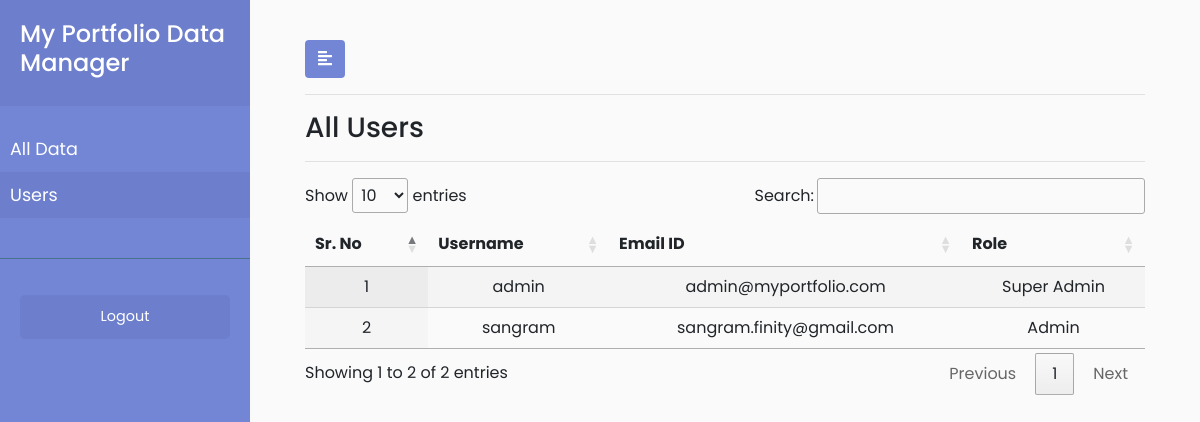
/users (signed in), run on an earlier commit of the app's database.
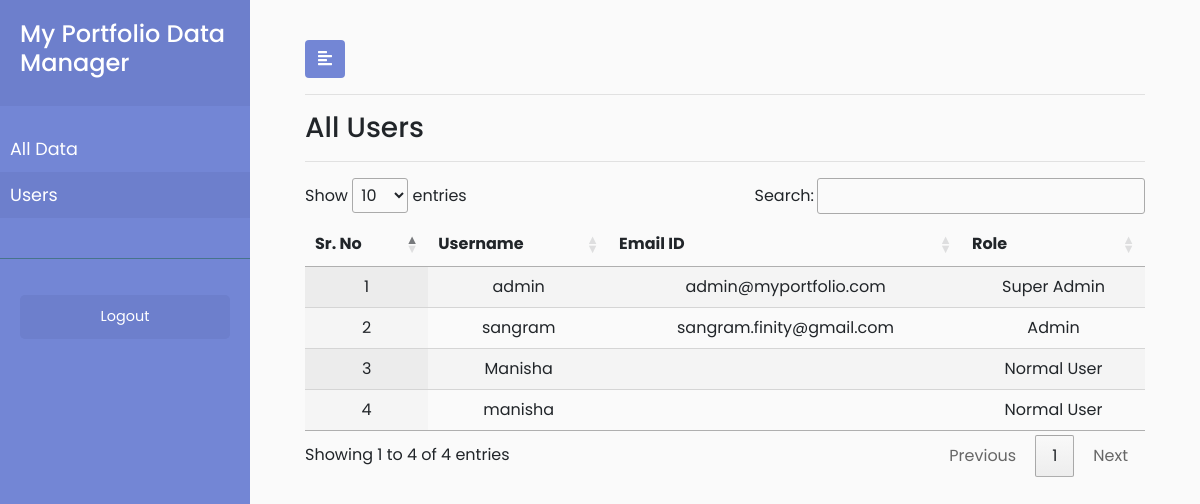
And on a later commit of the database.
### my_portfolio_website_app/models.py (models this page shows)
class CustomUser(AbstractUser):
    SUPER_ADMIN = 1
    ADMIN = 2
    NORMAL_USER = 3
    ROLE_CHOICES = (
      (SUPER_ADMIN,'super_admin'),
      (ADMIN,'admin'),
      (NORMAL_USER,'normal_user'),
    )
    role = models.PositiveSmallIntegerField(choices=ROLE_CHOICES,default=NORMAL_USER)
    name = models.CharField(max_length=264, blank='True')

### my_portfolio_website_app/views.py (the view)
# urls.py: path('users',views.users,name='users'),
@login_required(login_url='/login')
def users(request):
    users = CustomUser.objects.all()
    data = {'users':users}
    return render(request,'my_portfolio_website_app/users.html',data)

### my_portfolio_website_app/templates/my_portfolio_website_app/users.html (shortened to what this page needs)
{% extends 'my_portfolio_website_app/base1.html' %}
{% load static %}
{% block content %}
<h3>All Users</h3>
<hr>
<div>
    <table id="my_table" class="display" style="width:  100%;text-align: center;">
        <thead>
            <tr>
                <th>Sr. No</th>
                <th>Username</th>
                <th>Email ID</th>
                <th>Role</th>
            </tr>
        </thead>
        <tbody>
            {% for user in users %}
            <tr>
                <td>{{ forloop.counter }}</td>
                <td>{{ user.username }}</td>
                <td>{{ user.email }}</td>
                {% if user.role == 1 %}
                <td>Super Admin</td>
                {% elif user.role == 2 %}
                <td>Admin</td>
                {% else %}
                <td>Normal User</td>
                {% endif %}
            </tr>
            {% endfor %}
        </tbody>
    </table>
</div>
{% endblock %}

### my_portfolio_website_app/templates/my_portfolio_website_app/base1.html (shortened to what this page needs)
<!DOCTYPE html>
<html>
{% load static %}
<head>
    <link rel="stylesheet" href="https://stackpath.bootstrapcdn.com/bootstrap/4.1.0/css/bootstrap.min.css">
    <link rel="stylesheet" href="{% static 'my_portfolio_website_app/assets/css/style.css' %}">
    <link rel="stylesheet" href="https://cdnjs.cloudflare.com/ajax/libs/malihu-custom-scrollbar-plugin/3.1.5/jquery.mCustomScrollbar.min.css">
    <link rel="stylesheet" href=" https://cdn.datatables.net/1.10.19/css/jquery.dataTables.min.css">
    <link rel="stylesheet" href="https://cdn.datatables.net/fixedheader/3.1.5/css/fixedHeader.dataTables.min.css">
</head>
<body>
    <div class="wrapper">
        <nav id="sidebar">
            <div class="sidebar-header">
                <h4>My Portfolio Data Manager</h4>
            </div>
            <ul class="list-unstyled components">
                {% with url_name=request.resolver_match.url_name %}
                <li class="{% if url_name == 'all_data' %}active {% endif %}">
                    <a href="{% url 'my_portfolio_website_app:all_data' %}">All Data</a>
                </li>
                <li class="{% if url_name == 'users' %}active {% endif %}">
                    <a href="{% url 'my_portfolio_website_app:users' %}">Users</a>
                </li>
                <li>
                    <a href=""></a>
                </li>
                {% endwith %}
            </ul>
            <ul class="list-unstyled CTAs">
                <li>
                    <a href="{% url 'my_portfolio_website_app:logout' %}" class="btn" style="background-color: #6d7fcc">
                        <font color="#fff">Logout</font>
                    </a>
                </li>
            </ul>
        </nav>
        <div id="content">
            <div class="container-fluid">
                <button type="button" id="sidebarCollapse" class="btn" style="background-color: #7386D5;color: #fff">
                    <i class="fas fa-align-left"></i>
                </button>
                <hr>
                {% block content %}
                {% endblock %}
            </div>
        </div>
    </div>
</body>
</html>

### my_portfolio_website_app/static/my_portfolio_website_app/assets/css/style.css (style rules this page uses)
body { font-family: 'Poppins', sans-serif; background: #fafafa; }
a, a:hover, a:focus { color: inherit; text-decoration: none; transition: all 0.3s; }
.wrapper { display: flex; width: 100%; }
#sidebar { width: 250px; position: fixed; top: 0; left: 0; height: 100vh; z-index: 999; background: #7386D5; color: #fff; transition: all 0.3s; }
#sidebar .sidebar-header { padding: 20px; background: #6d7fcc; }
#sidebar ul.components { padding: 20px 0; border-bottom: 1px solid #47748b; }
#sidebar ul li a { padding: 10px; font-size: 1.1em; display: block; }
#sidebar ul li.active>a, a[aria-expanded="true"] { color: #fff; background: #6d7fcc; }
ul.CTAs { padding: 20px; }
ul.CTAs a { text-align: center; font-size: 0.9em !important; display: block; border-radius: 5px; margin-bottom: 5px; }
#content { width: calc(100% - 250px); padding: 40px; min-height: 100vh; transition: all 0.3s; position: absolute; top: 0; right: 0; }

What changed in the data, as far as the page shows it:
added CustomUser: username "Manisha", role "Normal User"
added CustomUser: username "manisha", role "Normal User"
Also different on the page:
text written by a page script: "Show entries Search: Showing 1 to 2 of 2 entries Previous 1 Next" → "Show entries Search: Showing 1 to 4 of 4 entries Previous 1 Next"
